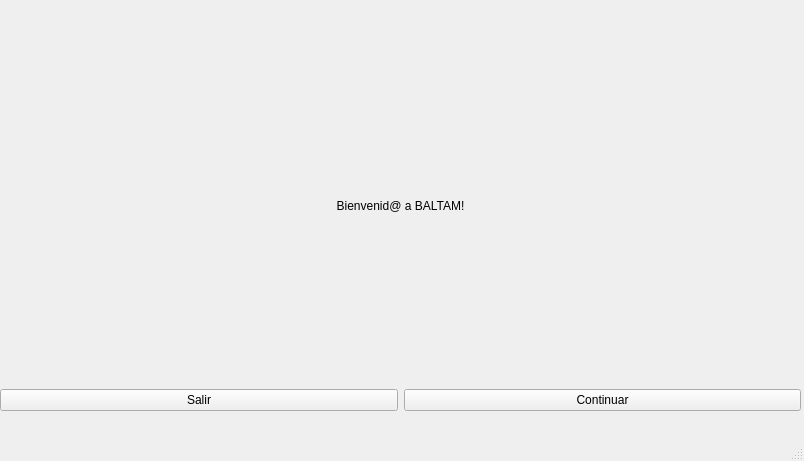
<?xml version="1.0" encoding="UTF-8"?>
<ui version="4.0">
 <class>MainWindow</class>
 <widget class="QMainWindow" name="MainWindow">
  <property name="geometry">
   <rect>
    <x>0</x>
    <y>0</y>
    <width>804</width>
    <height>461</height>
   </rect>
  </property>
  <property name="windowTitle">
   <string>MainWindow</string>
  </property>
  <widget class="QWidget" name="centralwidget">
   <widget class="QWidget" name="verticalLayoutWidget">
    <property name="geometry">
     <rect>
      <x>0</x>
      <y>0</y>
      <width>801</width>
      <height>431</height>
     </rect>
    </property>
    <layout class="QVBoxLayout" name="verticalLayout">
     <item>
      <widget class="QLabel" name="label">
       <property name="minimumSize">
        <size>
         <width>100</width>
         <height>100</height>
        </size>
       </property>
       <property name="text">
        <string>Bienvenid@ a BALTAM!</string>
       </property>
       <property name="alignment">
        <set>Qt::AlignBottom|Qt::AlignHCenter</set>
       </property>
      </widget>
     </item>
     <item>
      <layout class="QHBoxLayout" name="horizontalLayout_2">
       <property name="topMargin">
        <number>150</number>
       </property>
       <item alignment="Qt::AlignVCenter">
        <widget class="QPushButton" name="exit_button">
         <property name="cursor">
          <cursorShape>PointingHandCursor</cursorShape>
         </property>
         <property name="text">
          <string>Salir</string>
         </property>
        </widget>
       </item>
       <item alignment="Qt::AlignVCenter">
        <widget class="QPushButton" name="continue_button">
         <property name="cursor">
          <cursorShape>PointingHandCursor</cursorShape>
         </property>
         <property name="text">
          <string>Continuar</string>
         </property>
        </widget>
       </item>
      </layout>
     </item>
    </layout>
   </widget>
  </widget>
  <widget class="QStatusBar" name="statusbar"/>
 </widget>
 <resources/>
 <connections>
  <connection>
   <sender>exit_button</sender>
   <signal>clicked()</signal>
   <receiver>MainWindow</receiver>
   <slot>close()</slot>
   <hints>
    <hint type="sourcelabel">
     <x>242</x>
     <y>327</y>
    </hint>
    <hint type="destinationlabel">
     <x>149</x>
     <y>241</y>
    </hint>
   </hints>
  </connection>
  <connection>
   <sender>continue_button</sender>
   <signal>clicked()</signal>
   <receiver>MainWindow</receiver>
   <slot>hide()</slot>
   <hints>
    <hint type="sourcelabel">
     <x>599</x>
     <y>319</y>
    </hint>
    <hint type="destinationlabel">
     <x>663</x>
     <y>376</y>
    </hint>
   </hints>
  </connection>
 </connections>
</ui>
